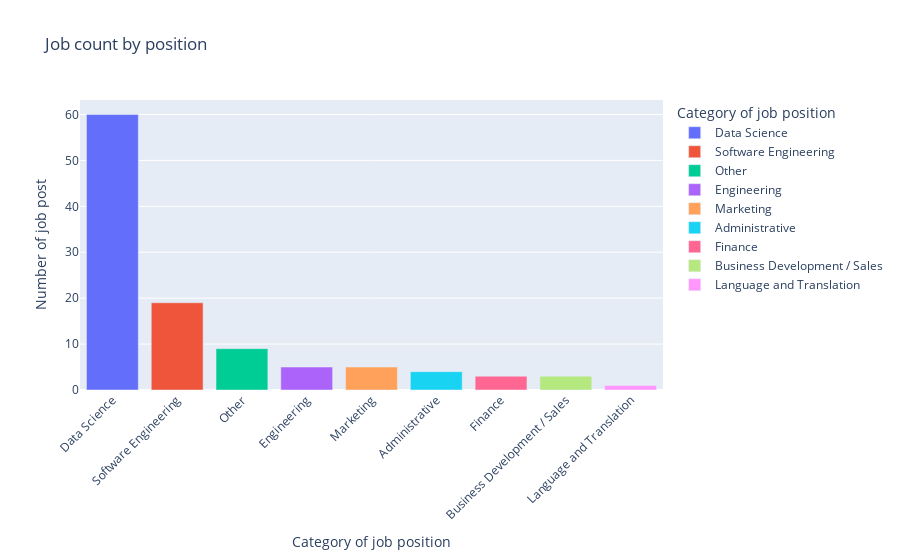
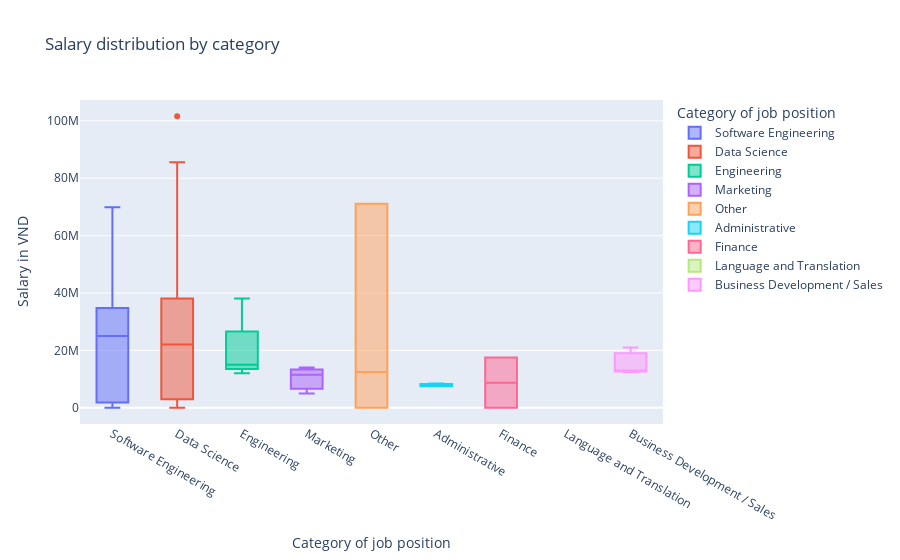
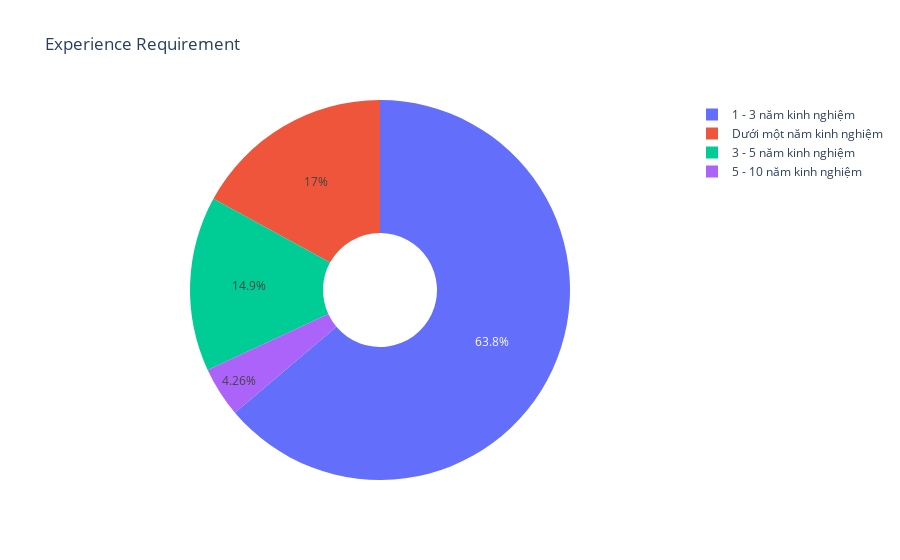
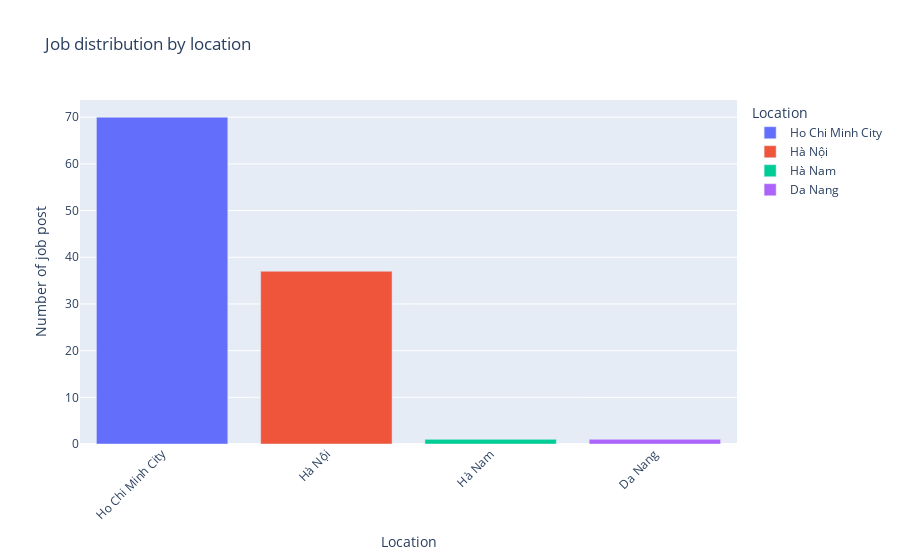

The notebook cell these images were saved under, in order:
### Code cell
cleaned_data = eda_df
df_data = preprocess.filter_job_titles(eda_df, keywords=["data"])
visualization.create_charts(df_data)

### Figure 1 — Plotly figure (JSON) as saved in the notebook; plotly's stock layout.template omitted (floating-point values rounded to 4 significant figures)
{"data": [{"alignmentgroup": "True", "hovertemplate": "Category of job position=%{x}<br>Number of job post=%{y}<extra></extra>", "legendgroup": "Data Science", "marker": {"color": "#636efa", "pattern": {"shape": ""}}, "name": "Data Science", "offsetgroup": "Data Science", "orientation": "v", "showlegend": true, "textposition": "auto", "type": "bar", "x": ["Data Science"], "xaxis": "x", "y": [60], "yaxis": "y"}, {"alignmentgroup": "True", "hovertemplate": "Category of job position=%{x}<br>Number of job post=%{y}<extra></extra>", "legendgroup": "Software Engineering", "marker": {"color": "#EF553B", "pattern": {"shape": ""}}, "name": "Software Engineering", "offsetgroup": "Software Engineering", "orientation": "v", "showlegend": true, "textposition": "auto", "type": "bar", "x": ["Software Engineering"], "xaxis": "x", "y": [19], "yaxis": "y"}, {"alignmentgroup": "True", "hovertemplate": "Category of job position=%{x}<br>Number of job post=%{y}<extra></extra>", "legendgroup": "Other", "marker": {"color": "#00cc96", "pattern": {"shape": ""}}, "name": "Other", "offsetgroup": "Other", "orientation": "v", "showlegend": true, "textposition": "auto", "type": "bar", "x": ["Other"], "xaxis": "x", "y": [9], "yaxis": "y"}, {"alignmentgroup": "True", "hovertemplate": "Category of job position=%{x}<br>Number of job post=%{y}<extra></extra>", "legendgroup": "Engineering", "marker": {"color": "#ab63fa", "pattern": {"shape": ""}}, "name": "Engineering", "offsetgroup": "Engineering", "orientation": "v", "showlegend": true, "textposition": "auto", "type": "bar", "x": ["Engineering"], "xaxis": "x", "y": [5], "yaxis": "y"}, {"alignmentgroup": "True", "hovertemplate": "Category of job position=%{x}<br>Number of job post=%{y}<extra></extra>", "legendgroup": "Marketing", "marker": {"color": "#FFA15A", "pattern": {"shape": ""}}, "name": "Marketing", "offsetgroup": "Marketing", "orientation": "v", "showlegend": true, "textposition": "auto", "type": "bar", "x": ["Marketing"], "xaxis": "x", "y": [5], "yaxis": "y"}, {"alignmentgroup": "True", "hovertemplate": "Category of job position=%{x}<br>Number of job post=%{y}<extra></extra>", "legendgroup": "Administrative", "marker": {"color": "#19d3f3", "pattern": {"shape": ""}}, "name": "Administrative", "offsetgroup": "Administrative", "orientation": "v", "showlegend": true, "textposition": "auto", "type": "bar", "x": ["Administrative"], "xaxis": "x", "y": [4], "yaxis": "y"}, {"alignmentgroup": "True", "hovertemplate": "Category of job position=%{x}<br>Number of job post=%{y}<extra></extra>", "legendgroup": "Finance", "marker": {"color": "#FF6692", "pattern": {"shape": ""}}, "name": "Finance", "offsetgroup": "Finance", "orientation": "v", "showlegend": true, "textposition": "auto", "type": "bar", "x": ["Finance"], "xaxis": "x", "y": [3], "yaxis": "y"}, {"alignmentgroup": "True", "hovertemplate": "Category of job position=%{x}<br>Number of job post=%{y}<extra></extra>", "legendgroup": "Business Development / Sales", "marker": {"color": "#B6E880", "pattern": {"shape": ""}}, "name": "Business Development / Sales", "offsetgroup": "Business Development / Sales", "orientation": "v", "showlegend": true, "textposition": "auto", "type": "bar", "x": ["Business Development / Sales"], "xaxis": "x", "y": [3], "yaxis": "y"}, {"alignmentgroup": "True", "hovertemplate": "Category of job position=%{x}<br>Number of job post=%{y}<extra></extra>", "legendgroup": "Language and Translation", "marker": {"color": "#FF97FF", "pattern": {"shape": ""}}, "name": "Language and Translation", "offsetgroup": "Language and Translation", "orientation": "v", "showlegend": true, "textposition": "auto", "type": "bar", "x": ["Language and Translation"], "xaxis": "x", "y": [1], "yaxis": "y"}], "layout": {"barmode": "relative", "legend": {"title": {"text": "Category of job position"}, "tracegroupgap": 0}, "title": {"text": "Job count by position"}, "xaxis": {"anchor": "y", "categoryarray": ["Data Science", "Software Engineering", "Other", "Engineering", "Marketing", "Administrative", "Finance", "Business Development / Sales", "Language and Translation"], "categoryorder": "array", "domain": [0, 1], "tickangle": -45, "title": {"text": "Category of job position"}}, "yaxis": {"anchor": "x", "domain": [0, 1], "title": {"text": "Number of job post"}}}}

### Figure 2 — Plotly figure (JSON) as saved in the notebook; plotly's stock layout.template omitted (floating-point values rounded to 4 significant figures)
{"data": [{"alignmentgroup": "True", "hovertemplate": "Category of job position=%{x}<br>Salary in VND=%{y}<extra></extra>", "legendgroup": "Software Engineering", "marker": {"color": "#636efa"}, "name": "Software Engineering", "notched": false, "offsetgroup": "Software Engineering", "orientation": "v", "showlegend": true, "type": "box", "x": ["Software Engineering", "Software Engineering", "Software Engineering", "Software Engineering", "Software Engineering", "Software Engineering", "Software Engineering", "Software Engineering", "Software Engineering", "Software Engineering", "Software Engineering", "Software Engineering", "Software Engineering", "Software Engineering", "Software Engineering", "Software Engineering", "Software Engineering", "Software Engineering", "Software Engineering"], "x0": " ", "xaxis": "x", "y": [40000000, 25000000, 33020066, 2500000, 2500000, null, 238, 31750064, 25000000, 12000000, null, 238, 60960122, null, null, 69850140, 555, null, null], "y0": " ", "yaxis": "y"}, {"alignmentgroup": "True", "hovertemplate": "Category of job position=%{x}<br>Salary in VND=%{y}<extra></extra>", "legendgroup": "Data Science", "marker": {"color": "#EF553B"}, "name": "Data Science", "notched": false, "offsetgroup": "Data Science", "orientation": "v", "showlegend": true, "type": "box", "x": ["Data Science", "Data Science", "Data Science", "Data Science", "Data Science", "Data Science", "Data Science", "Data Science", "Data Science", "Data Science", "Data Science", "Data Science", "Data Science", "Data Science", "Data Science", "Data Science", "Data Science", "Data Science", "Data Science", "Data Science", "Data Science", "Data Science", "Data Science", "Data Science", "Data Science", "Data Science", "Data Science", "Data Science", "Data Science", "Data Science", "Data Science", "Data Science", "Data Science", "Data Science", "Data Science", "Data Science", "Data Science", "Data Science", "Data Science", "Data Science", "Data Science", "Data Science", "Data Science", "Data Science", "Data Science", "Data Science", "Data Science", "Data Science", "Data Science", "Data Science", "Data Science", "Data Science", "Data Science", "Data Science", "Data Science", "Data Science", "Data Science", "Data Science", "Data Science", "Data Science"], "x0": " ", "xaxis": "x", "y": [25400051, 20000000, null, 30000000, null, null, null, 38000000, 238, null, null, null, null, null, 18000000, 38100076, 12690355, 3000000, null, null, null, 15000000, 15000000, null, 57150114, 21590043, 3000000, null, null, null, null, null, null, null, null, 238, null, 24130048, 27940056, 20000000, 238, 238, 37000000, null, 238, null, 85587128, null, 238, 82550165, 57150114, 25400051, null, 50800102, 76200152, 8000000, 101600203, 1674, 50800102, 22500000], "y0": " ", "yaxis": "y"}, {"alignmentgroup": "True", "hovertemplate": "Category of job position=%{x}<br>Salary in VND=%{y}<extra></extra>", "legendgroup": "Engineering", "marker": {"color": "#00cc96"}, "name": "Engineering", "notched": false, "offsetgroup": "Engineering", "orientation": "v", "showlegend": true, "type": "box", "x": ["Engineering", "Engineering", "Engineering", "Engineering", "Engineering"], "x0": " ", "xaxis": "x", "y": [11999900, null, 15000000, 15000000, 38100076], "y0": " ", "yaxis": "y"}, {"alignmentgroup": "True", "hovertemplate": "Category of job position=%{x}<br>Salary in VND=%{y}<extra></extra>", "legendgroup": "Marketing", "marker": {"color": "#ab63fa"}, "name": "Marketing", "notched": false, "offsetgroup": "Marketing", "orientation": "v", "showlegend": true, "type": "box", "x": ["Marketing", "Marketing", "Marketing", "Marketing", "Marketing"], "x0": " ", "xaxis": "x", "y": [null, null, 14000000, 11500000, 5000000], "y0": " ", "yaxis": "y"}, {"alignmentgroup": "True", "hovertemplate": "Category of job position=%{x}<br>Salary in VND=%{y}<extra></extra>", "legendgroup": "Other", "marker": {"color": "#FFA15A"}, "name": "Other", "notched": false, "offsetgroup": "Other", "orientation": "v", "showlegend": true, "type": "box", "x": ["Other", "Other", "Other", "Other", "Other", "Other", "Other", "Other", "Other"], "x0": " ", "xaxis": "x", "y": [238, 71120142, 71120142, null, null, null, null, 12500000, 238], "y0": " ", "yaxis": "y"}, {"alignmentgroup": "True", "hovertemplate": "Category of job position=%{x}<br>Salary in VND=%{y}<extra></extra>", "legendgroup": "Administrative", "marker": {"color": "#19d3f3"}, "name": "Administrative", "notched": false, "offsetgroup": "Administrative", "orientation": "v", "showlegend": true, "type": "box", "x": ["Administrative", "Administrative", "Administrative", "Administrative"], "x0": " ", "xaxis": "x", "y": [8500000, null, 7500000, 7500000], "y0": " ", "yaxis": "y"}, {"alignmentgroup": "True", "hovertemplate": "Category of job position=%{x}<br>Salary in VND=%{y}<extra></extra>", "legendgroup": "Finance", "marker": {"color": "#FF6692"}, "name": "Finance", "notched": false, "offsetgroup": "Finance", "orientation": "v", "showlegend": true, "type": "box", "x": ["Finance", "Finance", "Finance"], "x0": " ", "xaxis": "x", "y": [17500000, null, 150], "y0": " ", "yaxis": "y"}, {"alignmentgroup": "True", "hovertemplate": "Category of job position=%{x}<br>Salary in VND=%{y}<extra></extra>", "legendgroup": "Language and Translation", "marker": {"color": "#B6E880"}, "name": "Language and Translation", "notched": false, "offsetgroup": "Language and Translation", "orientation": "v", "showlegend": true, "type": "box", "x": ["Language and Translation"], "x0": " ", "xaxis": "x", "y": [null], "y0": " ", "yaxis": "y"}, {"alignmentgroup": "True", "hovertemplate": "Category of job position=%{x}<br>Salary in VND=%{y}<extra></extra>", "legendgroup": "Business Development / Sales", "marker": {"color": "#FF97FF"}, "name": "Business Development / Sales", "notched": false, "offsetgroup": "Business Development / Sales", "orientation": "v", "showlegend": true, "type": "box", "x": ["Business Development / Sales", "Business Development / Sales", "Business Development / Sales"], "x0": " ", "xaxis": "x", "y": [21000000, 12500050, 13000000], "y0": " ", "yaxis": "y"}], "layout": {"boxmode": "overlay", "legend": {"title": {"text": "Category of job position"}, "tracegroupgap": 0}, "title": {"text": "Salary distribution by category"}, "xaxis": {"anchor": "y", "categoryarray": ["Software Engineering", "Data Science", "Engineering", "Marketing", "Other", "Administrative", "Finance", "Language and Translation", "Business Development / Sales"], "categoryorder": "array", "domain": [0, 1], "title": {"text": "Category of job position"}}, "yaxis": {"anchor": "x", "domain": [0, 1], "title": {"text": "Salary in VND"}}}}

### Figure 3 — Plotly figure (JSON) as saved in the notebook; plotly's stock layout.template omitted (floating-point values rounded to 4 significant figures)
{"data": [{"domain": {"x": [0, 1], "y": [0, 1]}, "hole": 0.3, "hovertemplate": "experience=%{label}<br>count=%{value}<extra></extra>", "labels": ["1 - 3 năm kinh nghiệm", "Dưới một năm kinh nghiệm", "3 - 5 năm kinh nghiệm", "5 - 10 năm kinh nghiệm"], "legendgroup": "", "name": "", "showlegend": true, "type": "pie", "values": [60, 16, 14, 4]}], "layout": {"legend": {"tracegroupgap": 0}, "title": {"text": "Experience Requirement"}}}

### Figure 4 — Plotly figure (JSON) as saved in the notebook; plotly's stock layout.template omitted (floating-point values rounded to 4 significant figures)
{"data": [{"alignmentgroup": "True", "hovertemplate": "Location=%{x}<br>Number of job post=%{y}<extra></extra>", "legendgroup": "Ho Chi Minh City", "marker": {"color": "#636efa", "pattern": {"shape": ""}}, "name": "Ho Chi Minh City", "offsetgroup": "Ho Chi Minh City", "orientation": "v", "showlegend": true, "textposition": "auto", "type": "bar", "x": ["Ho Chi Minh City"], "xaxis": "x", "y": [70], "yaxis": "y"}, {"alignmentgroup": "True", "hovertemplate": "Location=%{x}<br>Number of job post=%{y}<extra></extra>", "legendgroup": "Hà Nội", "marker": {"color": "#EF553B", "pattern": {"shape": ""}}, "name": "Hà Nội", "offsetgroup": "Hà Nội", "orientation": "v", "showlegend": true, "textposition": "auto", "type": "bar", "x": ["Hà Nội"], "xaxis": "x", "y": [37], "yaxis": "y"}, {"alignmentgroup": "True", "hovertemplate": "Location=%{x}<br>Number of job post=%{y}<extra></extra>", "legendgroup": "Hà Nam", "marker": {"color": "#00cc96", "pattern": {"shape": ""}}, "name": "Hà Nam", "offsetgroup": "Hà Nam", "orientation": "v", "showlegend": true, "textposition": "auto", "type": "bar", "x": ["Hà Nam"], "xaxis": "x", "y": [1], "yaxis": "y"}, {"alignmentgroup": "True", "hovertemplate": "Location=%{x}<br>Number of job post=%{y}<extra></extra>", "legendgroup": "Da Nang", "marker": {"color": "#ab63fa", "pattern": {"shape": ""}}, "name": "Da Nang", "offsetgroup": "Da Nang", "orientation": "v", "showlegend": true, "textposition": "auto", "type": "bar", "x": ["Da Nang"], "xaxis": "x", "y": [1], "yaxis": "y"}], "layout": {"barmode": "relative", "legend": {"title": {"text": "Location"}, "tracegroupgap": 0}, "title": {"text": "Job distribution by location"}, "xaxis": {"anchor": "y", "categoryarray": ["Ho Chi Minh City", "Hà Nội", "Hà Nam", "Da Nang"], "categoryorder": "array", "domain": [0, 1], "tickangle": -45, "title": {"text": "Location"}}, "yaxis": {"anchor": "x", "domain": [0, 1], "title": {"text": "Number of job post"}}}}
